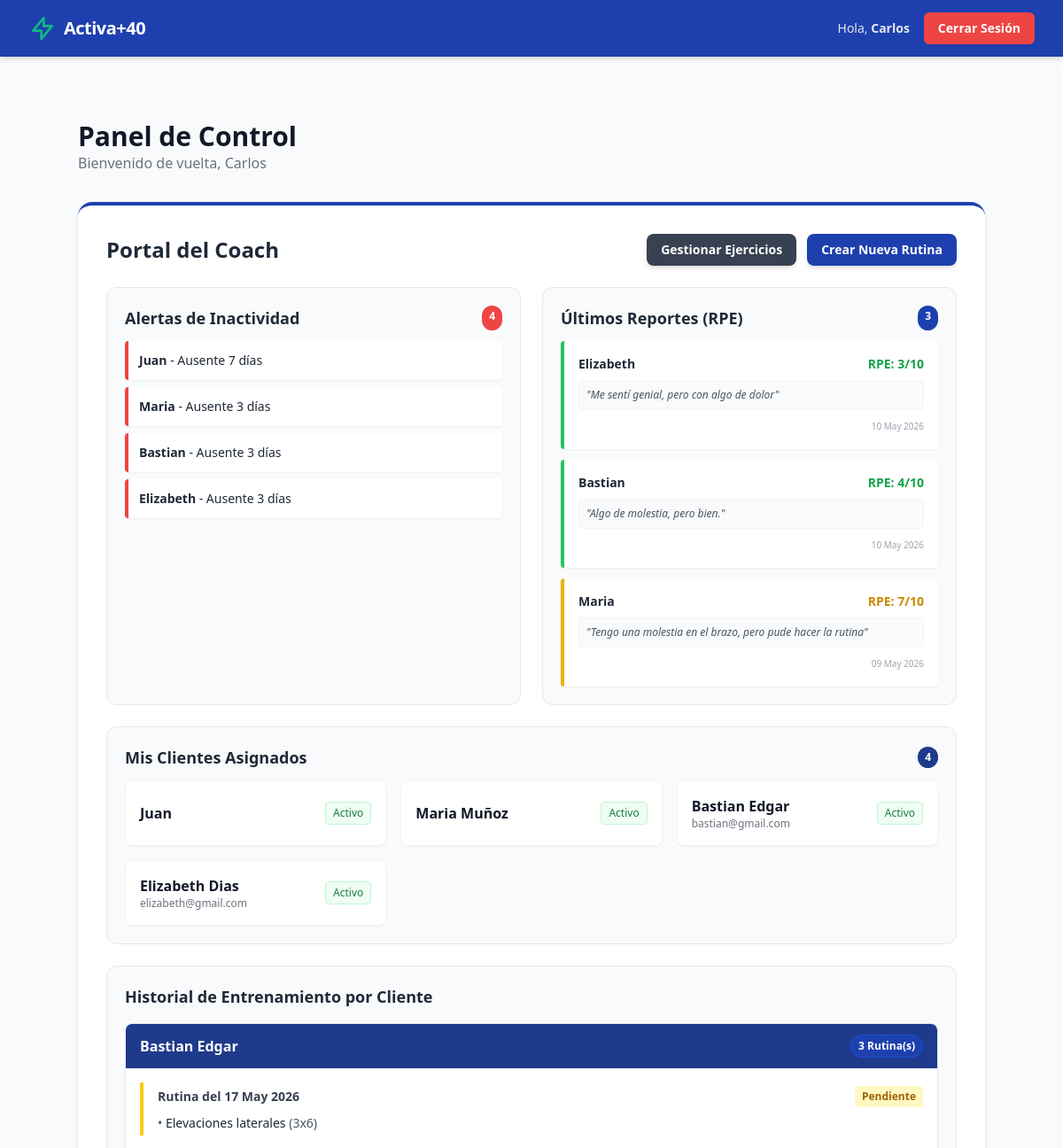
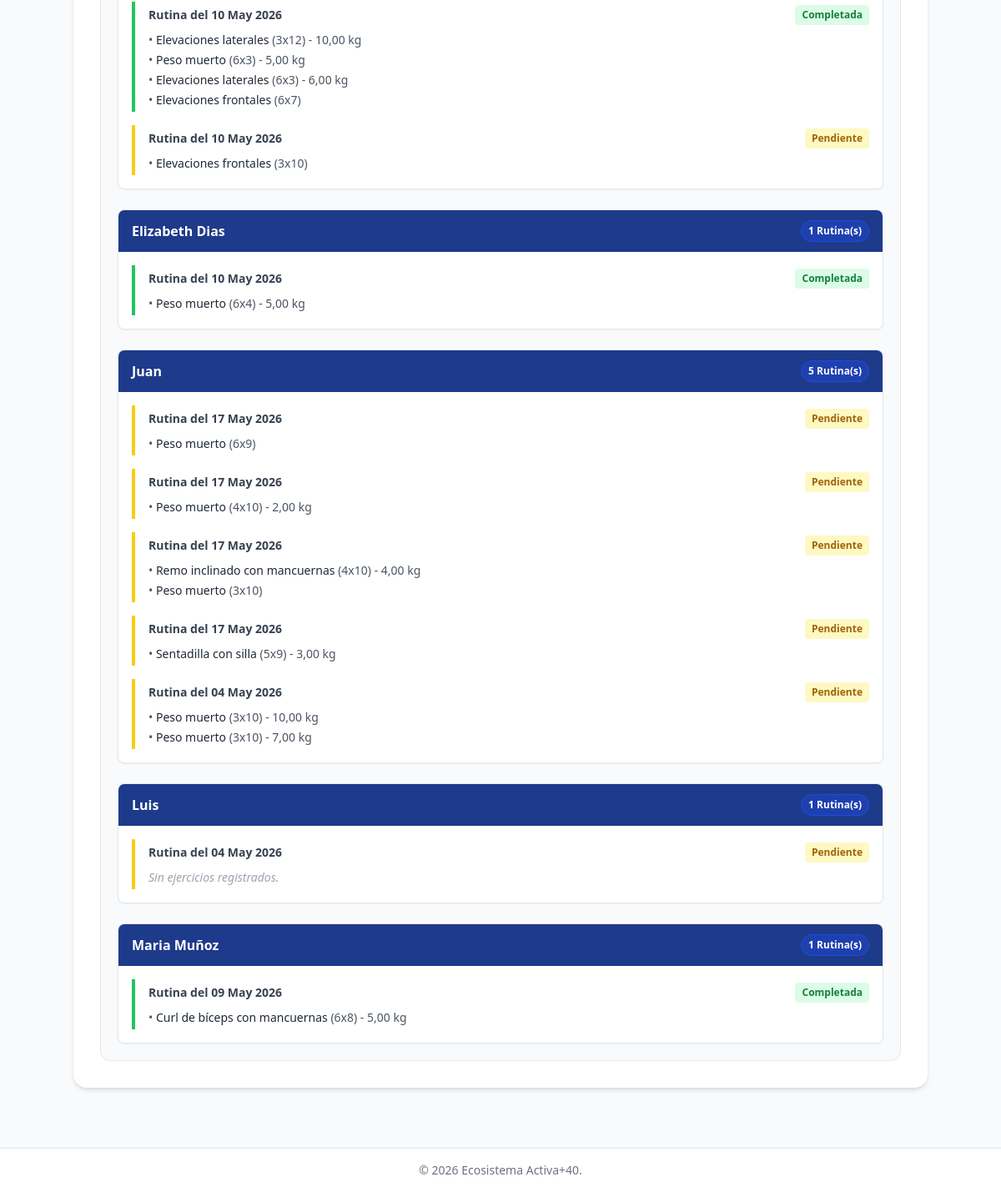
The page /dashboard/ (signed in) on the database as committed earlier (2 pictures, top to bottom).
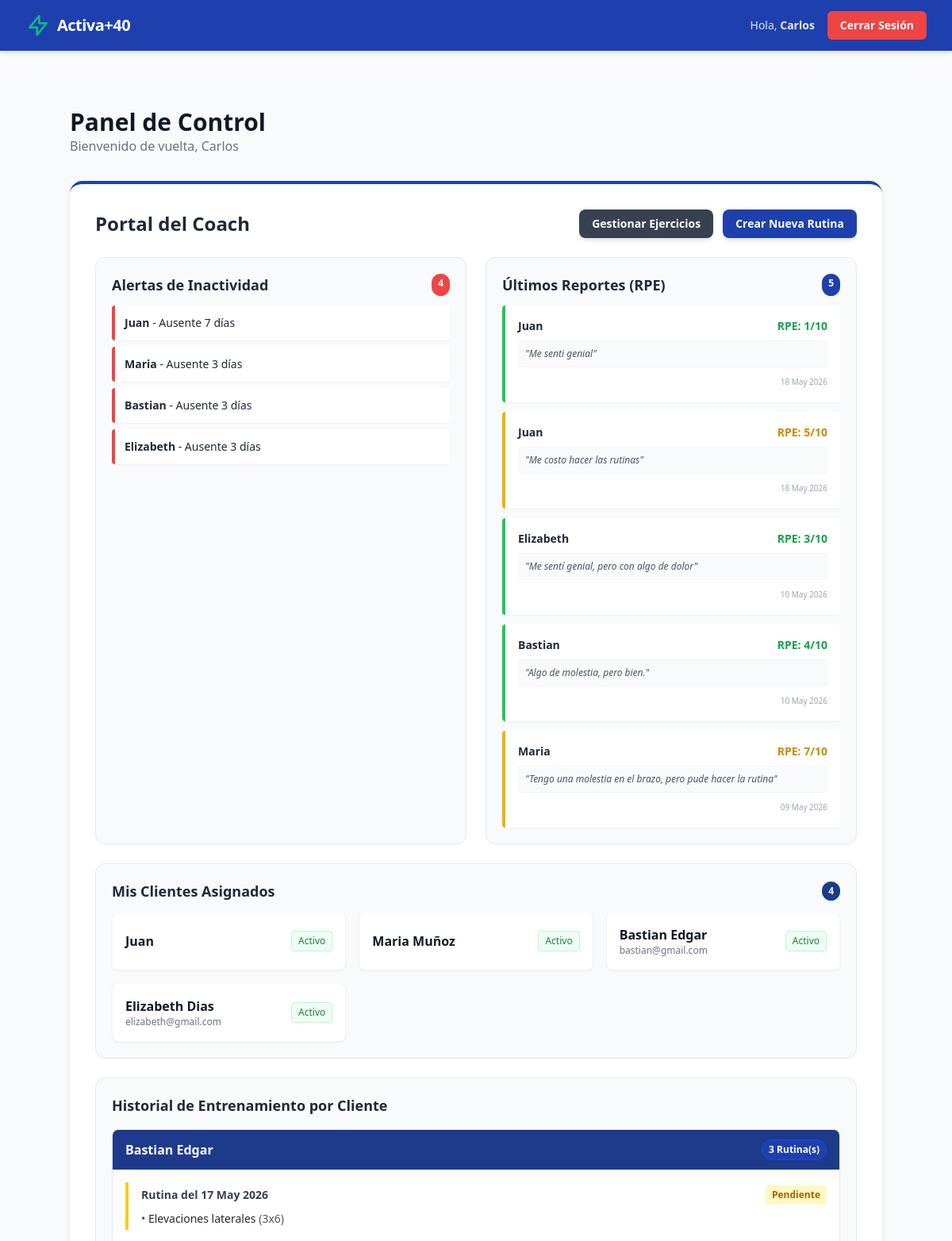
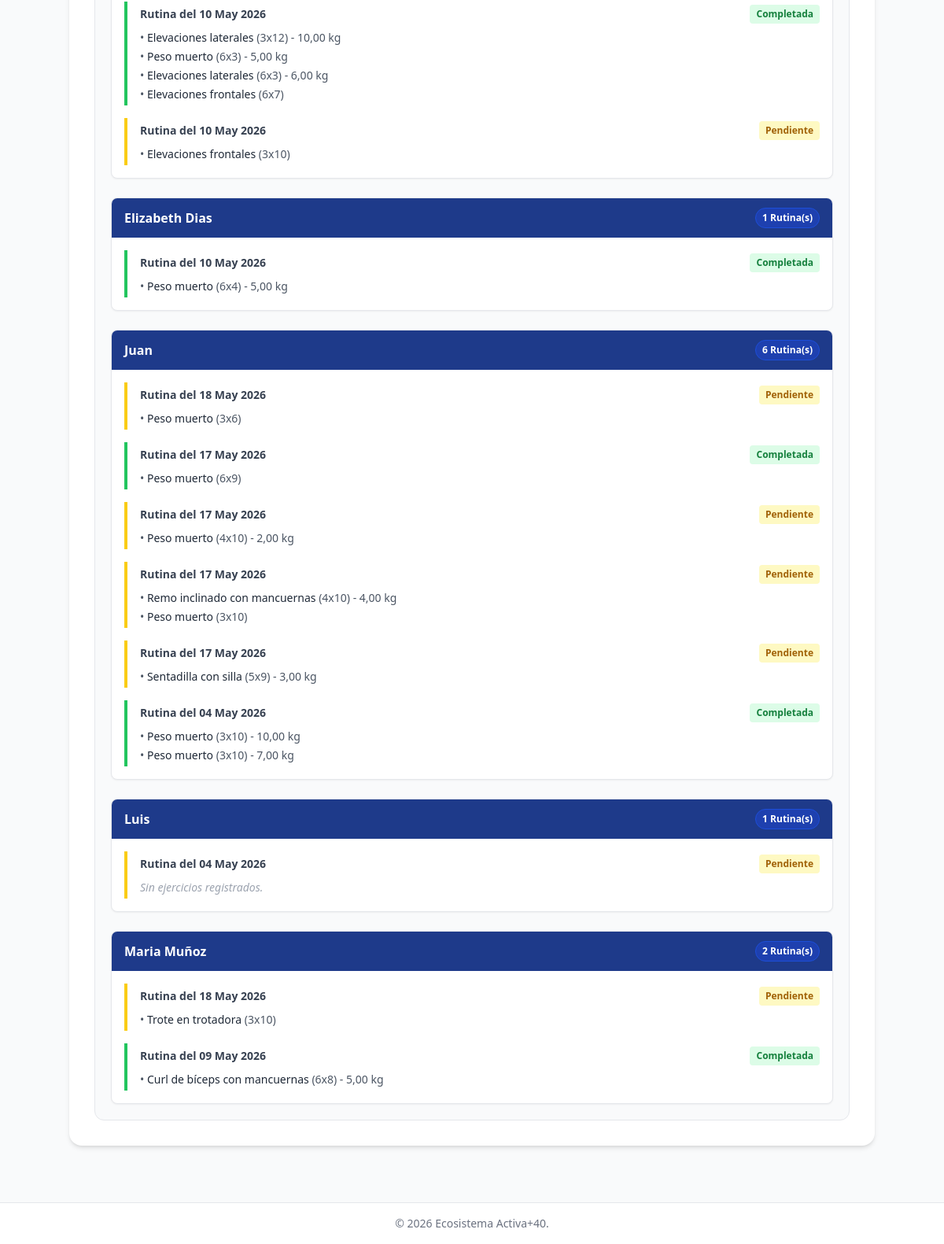
The same page on the database as committed later (2 pictures, top to bottom).
### entrenamiento/models.py (models this page shows, shortened)
class Alerta_Inactividad(models.Model):
    usuario = models.ForeignKey(settings.AUTH_USER_MODEL, on_delete=models.CASCADE)
    dias_inactividad = models.IntegerField(choices=[(3, '3 Días'), (7, '7 Días'), (14, '14 Días')])
    fecha_disparo = models.DateTimeField(auto_now_add=True)
    ESTADOS_ALERTA = [
        ('pendiente', 'Pendiente'),
        ('gestionada', 'Gestionada')
    ]
    estado_alerta = models.CharField(max_length=20, choices=ESTADOS_ALERTA, default='pendiente')
    fecha_resolucion = models.DateTimeField(null=True, blank=True)
    notas_auditoria = models.TextField(blank=True, null=True, verbose_name="Notas del Coach (Auditoría)")
    class Meta:
        verbose_name = "Alerta de Inactividad"
        verbose_name_plural = "Alertas de Inactividad"

class Evaluacion_PostSesion(models.Model):
    rutina = models.OneToOneField(Rutina, on_delete=models.CASCADE)
    esfuerzo_rpe = models.IntegerField(choices=[(i, str(i)) for i in range(1, 11)], verbose_name="Esfuerzo Percibido (RPE 1-10)")
    comentario_usuario = models.TextField(blank=True, null=True)
    fecha_evaluacion = models.DateTimeField(auto_now_add=True)
    class Meta:
        verbose_name = "Evaluación Post-Sesión"
        verbose_name_plural = "Evaluaciones Post-Sesión"

class Rutina(models.Model):
    usuario = models.ForeignKey(settings.AUTH_USER_MODEL, on_delete=models.CASCADE, related_name='rutinas_cliente')
    coach = models.ForeignKey(settings.AUTH_USER_MODEL, on_delete=models.SET_NULL, null=True, blank=True, related_name='rutinas_coach')
    fecha_asignacion = models.DateField(auto_now_add=True)
    completada = models.BooleanField(default=False)
    class Meta:
        verbose_name = "Rutina"
        verbose_name_plural = "Rutinas"

class Detalle_Rutina(models.Model):
    rutina = models.ForeignKey(Rutina, on_delete=models.CASCADE, related_name='detalles')
    ejercicio = models.ForeignKey(Ejercicio, on_delete=models.CASCADE)
    series = models.IntegerField(default=3)
    repeticiones = models.IntegerField(default=10)
    peso_sugerido_kg = models.DecimalField(max_digits=5, decimal_places=2, null=True, blank=True)
    class Meta:
        verbose_name = "Detalle de Rutina"
        verbose_name_plural = "Detalles de Rutina"

### usuarios/models.py (models this page shows, shortened)
class Usuario(AbstractUser):
    es_cliente = models.BooleanField(default=False)
    es_coach = models.BooleanField(default=False)
    ESTADO_COACH_CHOICES = [
        ('activo', 'Activo'),
        ('inactivo', 'Inactivo'),
    ]
    estado_coach = models.CharField(max_length=20, choices=ESTADO_COACH_CHOICES, default='activo', verbose_name="Estado del Coach")
    fecha_nacimiento = models.DateField(null=True, blank=True, verbose_name="Fecha de Nacimiento")
    telefono = models.CharField(max_length=20, null=True, blank=True, verbose_name="Teléfono")
    TIEMPO_CHOICES = [
        ('15', '15 minutos'),
        ('30', '30 minutos'),
        ('45', '45+ minutos'),
    ]
    tiempo_disponible = models.CharField(max_length=10, choices=TIEMPO_CHOICES, null=True, blank=True)
    OBJETIVO_CHOICES = [
        ('salud', 'Salud General'),
        ('fuerza', 'Ganar Fuerza'),
        ('movilidad', 'Mejorar Movilidad'),
        ('peso', 'Bajar de Peso'),
    ]
    objetivo_principal = models.CharField(max_length=20, choices=OBJETIVO_CHOICES, null=True, blank=True)
    LUGAR_CHOICES = [
        ('casa', 'En Casa'),
        ('gimnasio', 'Gimnasio'),
        ('aire_libre', 'Al Aire Libre'),
    ]
    lugar_entrenamiento = models.CharField(max_length=20, choices=LUGAR_CHOICES, null=True, blank=True)
    lesion_previa = models.BooleanField(default=False, verbose_name="¿Tienes alguna lesión diagnosticada?")
    descripcion_lesion = models.TextField(null=True, blank=True, verbose_name="Describe tu lesión")
    acepta_terminos = models.BooleanField(default=False, verbose_name="Acepto los términos y consentimiento informado")
    ultima_actividad = models.DateTimeField(auto_now=True) # Se actualiza solo
    ESTADO_CHOICES = [
        ('activo', 'Activo'),
        ('inactivo', 'Inactivo'),
        ('alerta', 'En Alerta'),
        ('pendiente', 'Pendiente de Revisión'),
    ]
    estado_cliente = models.CharField(max_length=20, choices=ESTADO_CHOICES, default='activo')
    requiere_revision = models.BooleanField(default=False, verbose_name="Requiere Revisión Manual (EVA alto)")
    coach_asignado = models.ForeignKey(
        'self',
        on_delete=models.SET_NULL,
        null=True,
        blank=True,
        limit_choices_to={'es_coach': True}, # Solo permite elegir usuarios que sean coach
        related_name='mis_clientes'
    )

### triage/models.py (models this page shows, shortened)
class Ejercicio(models.Model):
    nombre = models.CharField(max_length=100, verbose_name="Nombre del Ejercicio")
    grupo_muscular = models.CharField(max_length=100, verbose_name="Grupo Muscular")
    restricciones_vinculadas = models.ManyToManyField(
        Restriccion_Fisica,
        through='Contraindicacion',
        verbose_name="Contraindicado para"
    )
    class Meta:
        verbose_name = "Ejercicio"
        verbose_name_plural = "Ejercicios"

### core/views.py (the view)
# urls.py: path('dashboard/', dashboard, name='dashboard'),
@login_required
def dashboard(request):
    context = {}
    if request.user.es_coach:
        context['alertas'] = Alerta_Inactividad.objects.filter(
            usuario__coach_asignado=request.user,
            estado_alerta='pendiente'
        )
        context['rutinas_activas'] = Rutina.objects.filter(coach=request.user, completada=False)
        context['evaluaciones'] = Evaluacion_PostSesion.objects.filter(
            rutina__coach=request.user
        ).order_by('-fecha_evaluacion')[:5]
        context['clientes_asignados'] = Usuario.objects.filter(coach_asignado=request.user)
        context['historial_rutinas'] = Rutina.objects.filter(
            coach=request.user
        ).select_related('usuario').prefetch_related('detalles__ejercicio').order_by('usuario__first_name', '-fecha_asignacion')
    elif request.user.es_cliente:
        context['mis_restricciones'] = Usuario_Restriccion.objects.filter(usuario=request.user)
        context['mis_rutinas'] = Rutina.objects.filter(usuario=request.user, completada=False)
    return render(request, 'dashboard.html', context)

### templates/dashboard.html (shortened to what the changed rows need)
{% extends 'base.html' %}
{% block content %}
<div class="max-w-5xl mx-auto py-10">
    <div class="mb-8 flex justify-between items-end">
        <div>
            <h1 class="text-3xl font-bold text-gray-900">Panel de Control</h1>
        </div>
    </div>
    {% if user.es_coach %}
        <div class="bg-white p-8 rounded-2xl shadow-md border-t-4 border-activa-blue">
            <div class="flex justify-between items-center mb-4">
                <h2 class="text-2xl font-bold flex items-center gap-2">
                    Portal del Coach
                </h2>
                <div class="flex gap-3">
                    <a href="{% url 'añadir_ejercicio' %}" class="bg-gray-700 hover:bg-gray-800 text-white font-bold py-2 px-4 rounded-lg shadow-md transition text-sm">
                        Gestionar Ejercicios
                    </a>
                    <a href="{% url 'entrenamiento:crear_rutina_coach' %}" class="bg-activa-blue hover:bg-blue-700 text-white font-bold py-2 px-4 rounded-lg shadow-md transition text-sm">
                        Crear Nueva Rutina
                    </a>
                </div>
            </div>
            <div class="grid grid-cols-1 md:grid-cols-2 gap-6 mt-6">
                <div class="border border-gray-200 rounded-xl p-5 bg-gray-50">
                    <h3 class="font-bold text-lg mb-3 flex justify-between">
                        Alertas de Inactividad
                        <span class="bg-red-500 text-white text-xs py-1 px-2 rounded-full">{{ alertas.count }}</span>
                    </h3>
                    {% if alertas %}
                        <ul class="space-y-2">
                            {% for alerta in alertas %}
                                <li class="text-sm bg-white p-3 rounded shadow-sm border-l-4 border-red-500">
                                    <strong>{{ alerta.usuario.username }}</strong> - Ausente {{ alerta.dias_inactividad }} días
                                </li>
                            {% endfor %}
                        </ul>
                    {% else %}
                        <p class="text-sm text-gray-500">No hay alertas de abandono pendientes. ¡Excelente retención!</p>
                    {% endif %}
                </div>
                <div class="border border-gray-200 rounded-xl p-5 bg-gray-50">
                    <h3 class="font-bold text-lg mb-3 flex justify-between">
                        Últimos Reportes (RPE)
                        <span class="bg-activa-blue text-white text-xs py-1 px-2 rounded-full">{{ evaluaciones.count }}</span>
                    </h3>
                    {% if evaluaciones %}
                        <ul class="space-y-3">
                            {% for eval in evaluaciones %}
                                <li class="text-sm bg-white p-4 rounded shadow-sm border-l-4 {% if eval.esfuerzo_rpe >= 8 %}border-red-500{% elif eval.esfuerzo_rpe >= 5 %}border-yellow-500{% else %}border-green-500{% endif %}">
                                    <div class="flex justify-between mb-2">
                                        <strong class="text-gray-800">{{ eval.rutina.usuario.first_name }}</strong>
                                        <span class="font-bold {% if eval.esfuerzo_rpe >= 8 %}text-red-600{% elif eval.esfuerzo_rpe >= 5 %}text-yellow-600{% else %}text-green-600{% endif %}">
                                            RPE: {{ eval.esfuerzo_rpe }}/10
                                        </span>
                                    </div>
                                    {% if eval.comentario_usuario %}
                                        <p class="text-gray-600 italic text-xs bg-gray-50 p-2 rounded border border-gray-100">"{{ eval.comentario_usuario }}"</p>
                                    {% endif %}
                                    <p class="text-gray-400 text-[10px] mt-2 text-right">{{ eval.fecha_evaluacion|date:"d M Y" }}</p>
                                </li>
                            {% endfor %}
                        </ul>
                    {% else %}
                        <p class="text-sm text-gray-500">Aún no hay evaluaciones recientes de tus clientes.</p>
                    {% endif %}
                </div>
            </div>
            <div class="border border-gray-200 rounded-xl p-5 bg-gray-50 mt-6">
                <h3 class="font-bold text-lg mb-3 flex justify-between items-center">
                    Mis Clientes Asignados
                    <span class="bg-blue-900 text-white text-xs py-1 px-2 rounded-full">{{ clientes_asignados.count }}</span>
                </h3>
                {% if clientes_asignados %}
                    <div class="grid grid-cols-1 sm:grid-cols-2 md:grid-cols-3 gap-4">
                        {% for cliente in clientes_asignados %}
                            <div class="bg-white p-4 rounded-lg shadow-sm border border-gray-100 flex justify-between items-center">
                                <div>
                                    <p class="font-semibold text-gray-900">{{ cliente.first_name }} {{ cliente.last_name }}</p>
                                    <p class="text-xs text-gray-500">{{ cliente.email }}</p>
                                </div>
                                <span class="text-xs px-2 py-1 rounded bg-green-50 text-green-700 border border-green-200 font-medium">
                                    Activo
                                </span>
                            </div>
                        {% endfor %}
                    </div>
                {% else %}
                    <p class="text-sm text-gray-500">No tienes clientes asignados en este momento.</p>
                {% endif %}
            </div>
            <div class="border border-gray-200 rounded-xl p-5 bg-gray-50 mt-6">
                <h3 class="font-bold text-lg mb-4 text-gray-800">
                    Historial de Entrenamiento por Cliente
                </h3>
                {% regroup historial_rutinas by usuario as rutinas_por_usuario %}
                {% if rutinas_por_usuario %}
                    <div class="space-y-6">
                        {% for grupo in rutinas_por_usuario %}
                            <div class="bg-white rounded-lg shadow-sm border border-gray-200 overflow-hidden">
                                <div class="bg-blue-900 text-white px-4 py-3 font-semibold flex justify-between items-center">
                                    <span>{{ grupo.grouper.first_name }} {{ grupo.grouper.last_name }}</span>
                                    <span class="text-xs bg-blue-800 border border-blue-700 py-1 px-2 rounded-full">
                                        {{ grupo.list|length }} Rutina(s)
                                    </span>
                                </div>
                                <div class="p-4 space-y-4">
                                    {% for rutina in grupo.list %}
                                        <div class="border-l-4 {% if rutina.completada %}border-green-500{% else %}border-yellow-400{% endif %} pl-4 py-1">
                                            <div class="flex justify-between items-center mb-2">
                                                <span class="text-sm font-bold text-gray-700">
                                                    Rutina del {{ rutina.fecha_asignacion|date:"d M Y" }}
                                                </span>
                                                <span class="text-xs font-semibold px-2 py-1 rounded {% if rutina.completada %}bg-green-100 text-green-700{% else %}bg-yellow-100 text-yellow-700{% endif %}">
                                                    {% if rutina.completada %}Completada{% else %}Pendiente{% endif %}
                                                </span>
                                            </div>
                                            <ul class="text-sm text-gray-600 space-y-1">
                                                {% for detalle in rutina.detalles.all %}
                                                    <li>
                                                        • <span class="font-medium text-gray-800">{{ detalle.ejercicio.nombre }}</span>
                                                        ({{ detalle.series }}x{{ detalle.repeticiones }})
                                                        {% if detalle.peso_sugerido_kg %} - {{ detalle.peso_sugerido_kg }} kg{% endif %}
                                                    </li>
                                                {% empty %}
                                                    <li class="italic text-gray-400">Sin ejercicios registrados.</li>
                                                {% endfor %}
                                            </ul>
                                        </div>
                                    {% endfor %}
                                </div>
                            </div>
                        {% endfor %}
                    </div>
                {% else %}
                    <p class="text-sm text-gray-500">Aún no has asignado rutinas a tus clientes.</p>
                {% endif %}
            </div>
        </div>
    {% endif %}
</div>
{% endblock %}

Rows that differ between the two databases and show on the page:
added Evaluacion_PostSesion: rutina.usuario.first_name "Juan", esfuerzo_rpe "1", comentario_usuario "Me senti genial", fecha_evaluacion "18 May 2026"
added Evaluacion_PostSesion: rutina.usuario.first_name "Juan", esfuerzo_rpe "5", comentario_usuario "Me costo hacer las rutinas", fecha_evaluacion "18 May 2026"
changed Usuario "Juan": list|length "5" → "6"
computed for Usuario "Maria": list|length "1" → "2"
added Rutina: fecha_asignacion "18 May 2026", completada "Pendiente", shown under Usuario "Juan"
added Detalle_Rutina: ejercicio.nombre "Peso muerto", series "3", repeticiones "6", shown under "18 May 2026"
changed Rutina (number 6 of 13 on the later page): completada "Pendiente" → "Completada"
changed Rutina (number 10 of 13 on the later page): completada "Pendiente" → "Completada"
added Rutina: fecha_asignacion "18 May 2026", completada "Pendiente", shown under Usuario "Maria"
added Detalle_Rutina: ejercicio.nombre "Trote en trotadora", series "3", repeticiones "10", shown under "18 May 2026"
Other text that changed with them:
{{ evaluaciones.count }}: "3" → "5"
